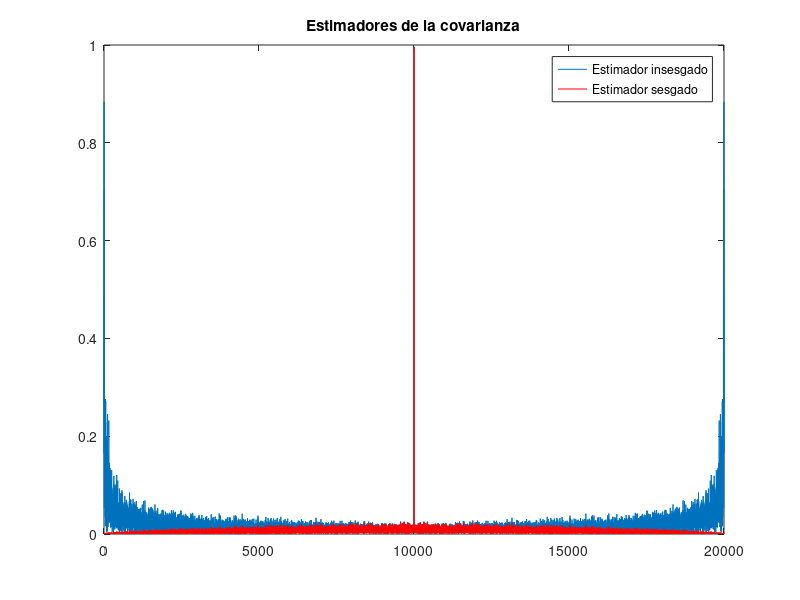

This figure's MATLAB source: (Note: this script raises an error after producing the figure.)
close all
clear

%% Punto 2.1
% Estimadores de la covarianza.

x = (randn (10000,1) + 1i * randn (10000,1)) / sqrt(2); %Ruido blanco circ. simet. con varianza unitaria

sesg    = xcorr(x,'biased'); %estimador de la covarianza con estimador sesgado
insesg  = xcorr(x,'unbiased'); %estimador de la covarianza con estimador insesgado

%Graficos 
figure, plot(abs(insesg))
hold,   plot(abs(sesg),'-r')

title('Estimadores de la covarianza')
legend('Estimador insesgado','Estimador sesgado')
% print('-dpng', 'estimadoresCovarianza.png');


%% Punto 2.2
% Estimador de Blackman-Tukey
%
% usar funcion blackmanTukey2 
%

B = [ 1     -1.3817 1.5632  -0.8843 0.4096  ];
A = [ 1     0.3544  0.3508  0.1736  0.2401  ];   

N_w = 256 ;      % Cantidad de muestras a tomar del periodograma
w = linspace(-pi, pi, N_w );
J = 100 ;        % Iteraciones
N = 64 ;         % Largo de la señal de entrada

% Calculo respuesta real
% [k,v] = tf2latc( B,A );
% Hd = dfilt.latticearma(k,v);
% [ hr, wr ] = freqz( Hd ,N_w );
[hr, wr] = freqz(B, A);

% Periodograma con N = 64
vecPSD_64 = zeros( J , N_w );     % Inicialización. Acá se van a guardar los J vectores de PSD

for j=1:J
    x = (randn (N,1) + 1i * randn (N,1)) / sqrt(2);     % Ruido blanco circ. simet. con varianza unitaria
    y = filter(B , A , x );                             % Filtrdo con H = B/A ; 

     vecPSD_64(j,:) = real( blackmanTukey2( y , w , 'rectangle', 'biased') );
%     y_cov = xcorr(y, 'biased');
%     Nfft = N_w;
%     vecPSD_64(j,:) = abs( fft( y_cov, Nfft) )/Nfft;
%     [aux, ~] = periodogram(y, [], N_w);
%     vecPSD_64(j,:) = aux';
end
PSD_64 = mean( vecPSD_64 , 1 ) ;      % La media de todos los PSD calculados
sigma_PSD_64 = sqrt( sum( ( vecPSD_64 - repmat( PSD_64 , J , 1) ).^2 )/(J-1) );
% sigma_PSD_64 = var( vecPSD_64 ,1 );

% Periodograma con N = 512
N = 512 ;         % Largo de la señal de entrada
vecPSD_512 = zeros( J , N_w );     % Inicialización. Acá se van a guardar los J vectores de PSD

for j=1:J
    x = (randn (N,1) + 1i * randn (N,1)) / sqrt(2);     % Ruido blanco circ. simet. con varianza unitaria
    y = filter(B , A , x );                             % Filtrdo con H = B/A ; 

    vecPSD_512(j,:) = real( blackmanTukey2( y , w , 'rectangle', 'biased') );
end
PSD_512 = mean( vecPSD_512 , 1 ) ;      % La media de todos los PSD calculados 
sigma_PSD_512 = sqrt( sum( (vecPSD_512 - repmat( PSD_512 , J , 1)).^2 )/(J-1) );

%% Grafico

figure, plot( wr, 20*log10( abs( hr ) ),'g', 'linewidth', 2 )
title('PSD real')
xlabel('Freq.');
ylabel('Amplitud [dB]');
xlim([0 pi]);

%print('-dpng','PSDreal.png');

figure, plot( wr, 20*log10( abs( hr ) ),'g', 'linewidth', 2 )
w = linspace(-pi, pi, N_w );
hold on,plot(w, 10*log10( (PSD_64)), 'r', 'linewidth', 2);
hold on, plot(w, 10*log10( (PSD_512)), 'b' ,'linewidth', 2 );
% margenes de sigma 
hold on,plot(w, 10*log10( abs(PSD_64 - sigma_PSD_64 ) ), '--r');
hold on,plot(w, 10*log10( abs(PSD_64 + sigma_PSD_64 ) ), '--r');
hold on,plot(w, 10*log10( abs(PSD_512 - sigma_PSD_512 ) ), '--b');
hold on,plot(w, 10*log10( abs(PSD_512 + sigma_PSD_512 ) ), '--b');
xlim([0 pi]);

title('PSD. Periodograma por Blackman-Tukey')
xlabel('Freq.');
ylabel('Amplitud [dB]');
legend('Real', 'Estimada. N = 64 ', 'Estimada. N = 512 ', ... 
        'Margen N = 64','Margen N = 64','Margen N = 512','Margen N = 512','Location','best' )
%print('-dpng', 'periodogramaBlackmanTukey.png');

%% Punto 2.2 c) 
% Estimador de Barlet 

% Periodograma con N = 256
J = 100 ;
N = 256 ;         % Largo de la señal de entrada
N_w = 256 ;
w = linspace(-pi, pi, N_w );
Nfft = 2^14 ;

vecPSD_BT256 = zeros( J , N_w );     % Inicialización. Acá se van a guardar los J vectores de PSD
vecPSD_B_4   = zeros( J , Nfft);
vecPSD_B_16  = zeros( J , Nfft);

for j=1:J
    x = (randn (N,1) + 1i * randn (N,1)) / sqrt(2);     % Ruido blanco circ. simet. con varianza unitaria
    y = filter(B , A , x );                             % Filtrdo con H = B/A ; 

    vecPSD_BT256(j,:) = real( blackmanTukey2( y , w , 'triangle', 'biased') );
    vecPSD_B_4(j,:) = bartlett( y , N/4 , Nfft );
    vecPSD_B_16(j,:) = bartlett( y , N/16 , Nfft );
    
end;

% Medias y varianzas.

% Normalización, no necesaria.
% % % PSD_BT256 = mean( vecPSD_BT256, 1 );
% % % ma = max( abs( PSD_BT256 ) );
% % % PSD_BT256 = PSD_BT256/ma ;
% % % sigma_PSD_BT256 = sqrt( var( vecPSD_BT256, 1 ) )/ma;
% % % 
% % % PSD_B_4 = mean( vecPSD_B_4, 1 );
% % % ma = max( abs( PSD_B_4) );
% % % PSD_B_4 = PSD_B_4 / ma ;
% % % sigma_PSD_B_4 = sqrt(var( vecPSD_B_4, 1 ) )/ma;
% % % 
% % % PSD_B_16 = mean( vecPSD_B_16, 1 );
% % % ma = max( abs( PSD_B_16) );
% % % PSD_B_16 = PSD_B_16 / ma ;
% % % sigma_PSD_B_16 = sqrt(var( vecPSD_B_16, 1 ))/ma;


PSD_BT256 = mean( vecPSD_BT256, 1 );
sigma_PSD_BT256 = sqrt( var( vecPSD_BT256, 1 ) );

PSD_B_4 = mean( vecPSD_B_4, 1 );
sigma_PSD_B_4 = sqrt(var( vecPSD_B_4, 1 ) );

PSD_B_16 = mean( vecPSD_B_16, 1 );
sigma_PSD_B_16 = sqrt(var( vecPSD_B_16, 1 ));


%% Graficos 

w = linspace(-pi,pi,length(sigma_PSD_BT256));
figure, plot( wr, 20*log10( abs( hr )),'g', 'linewidth', 2  )
hold on, plot( w, 10*log10(PSD_BT256), 'r', 'linewidth', 2 );

w = linspace(-pi,pi,Nfft);
hold on, plot( w, 10*log10(PSD_B_4) ,'b', 'linewidth', 2 );
hold on, plot( w, 10*log10(PSD_B_16),'m', 'linewidth', 2 );

% Margenes 
w = linspace(-pi,pi,length(sigma_PSD_BT256));
hold on, plot( w, 10*log10(PSD_BT256-sigma_PSD_BT256), '--r' );
hold on, plot( w, 10*log10(PSD_BT256+sigma_PSD_BT256), '--r' );

w = linspace(-pi,pi,Nfft);
hold on, plot( w, 10*log10(PSD_B_4-sigma_PSD_B_4) ,'--b' );
hold on, plot( w, 10*log10(PSD_B_4+sigma_PSD_B_4) ,'--b' );
hold on, plot( w, 10*log10(PSD_B_16-sigma_PSD_B_16),'--m');
hold on, plot( w, 10*log10(PSD_B_16+sigma_PSD_B_16),'--m');

% Propiedades 
xlim([0 pi]);
title('PSD. Periodograma')
xlabel('Freq.');
ylabel('Amplitud [dB]');
legend( 'Real', 'Blackman-Tukey', 'Bartlet. M = N/4', 'Bartlet. M = N/16',...
        'Margen Blackman-Tukey', 'Margen Blackman-Tukey',...
        'Margen Bartlet M = N/4', 'Margen Bartlet. M = N/4',...
        'Margen Bartlet. M = N/16', 'Margen Bartlet. M = N/16','Location','NorthWest' ); 

% print('-dpng', 'BTyBartlett.png')







